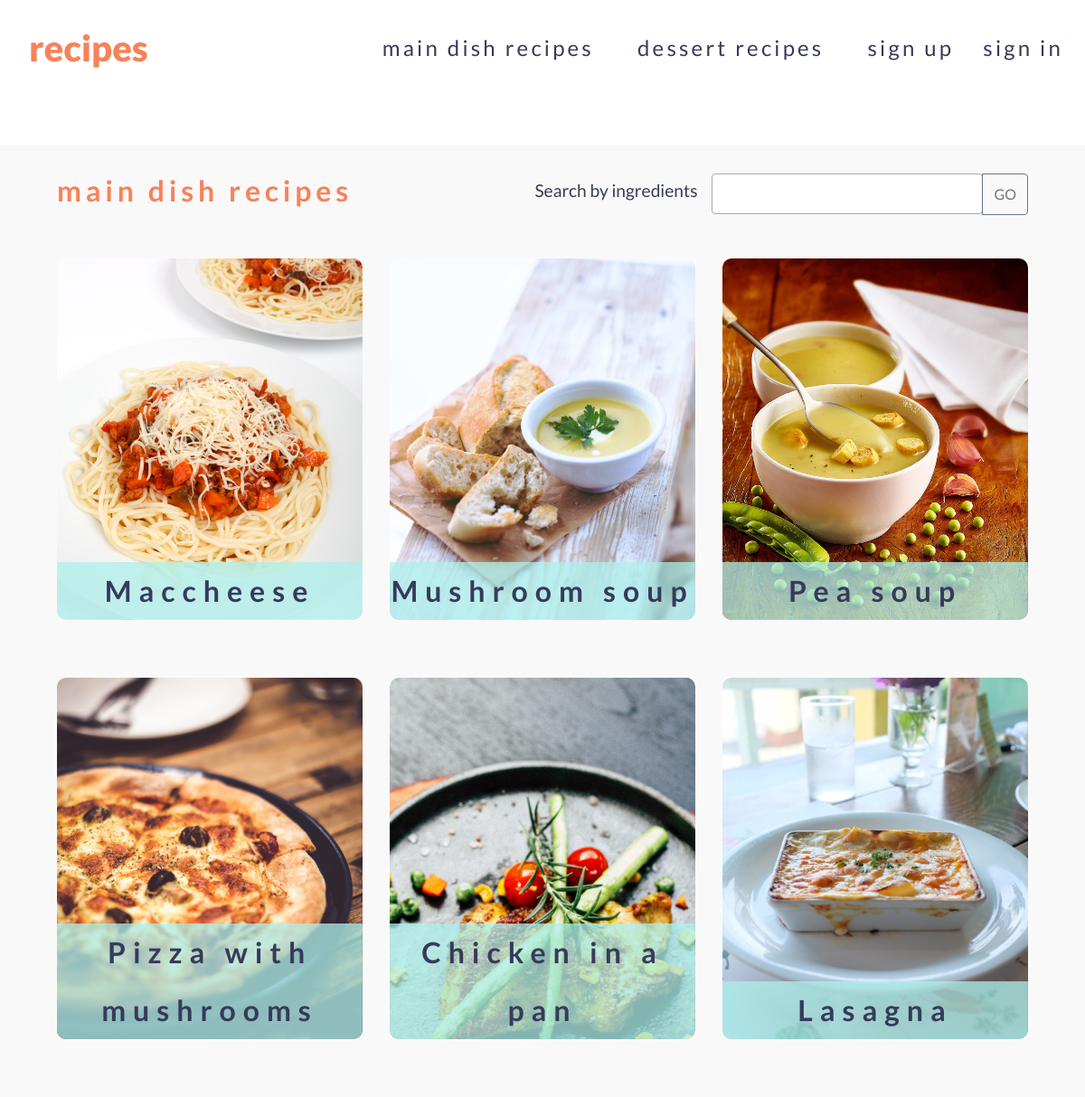
Page /recipes/category/main-dish/ on the committed database.
### recipes/models.py (models this page shows, shortened)
class Categories(models.Model):
    title = models.CharField(max_length=150)
    slug = models.SlugField(max_length=150, unique=True, null=True)
    def get_absolute_url(self):
        return reverse("recipes-category", kwargs={"slug": self.slug})

class Recipes(models.Model):
    title = models.CharField(max_length=150)
    slug = models.SlugField(max_length=150, unique=True, null=True)
    img = models.ImageField(upload_to='photos/recipes/%Y/%m/%d/', blank=True)
    description = models.TextField()
    created_at = models.DateTimeField(auto_now_add=True)
    ingredients = models.ManyToManyField('Ingredients', related_name='RecipeIngredients', through='RecipeList')
    category = models.ForeignKey('Categories', on_delete=models.PROTECT)
    def get_absolute_url(self):
        return reverse("recipe-detail", kwargs={"slug": self.slug})

### recipes/views.py (the view)
# urls.py: path('recipes/category/<str:slug>/', get_category, name='recipes-category'),
def get_category(request, slug):
    recipes = Recipes.objects.filter(category__slug=slug)
    category = Categories.objects.get(slug=slug)
    context = {
        'recipes': recipes,
        'category': category
    }
    return render(request, template_name='recipes/recipes_by_category.html', context=context)

### recipes/templatetags/search.py (called while the page is built)
@register.inclusion_tag("recipes/search_tpl.html")
def search_ingr_bar (slug=None):
    ingredients = Ingredients.objects.all()
    return {
        "ingredients": ingredients,
        "slug" : slug
    }

@register.inclusion_tag("recipes/get_categories_tpl.html")
def get_categories():
    categories = Categories.objects.all()
    return{
        "categories": categories
    }

### recipes/templates/recipes/recipes_by_category.html
{% extends 'base.html' %}
{% load search %}
{% block content %}
    <div class="recipe-dish" id="recipes">
        <div class="row justify-content-between">
            <div class="col-lg-4">
                <h2 class="recipe-heading">{{ category.title }} recipes</h2>
            </div>
            <div class="col-auto">
                {% search_ingr_bar category.slug %}
            </div>
        </div>
        <div class="dishes">
            <div class="row justify-content-center">
                {% for recipe in recipes %}
                    <div class="custom-col col-sm-6 col-md-4">
                        <a href="{{ recipe.get_absolute_url }}" class="">
                            <div class="dish-item">
                                <div class="dish-img"
                                     style="background-image: url('{{ recipe.img.url }}');">
                                    <div class="img-title">{{ recipe.title }}</div>
                                </div>
                            </div>
                        </a>
                    </div>
                {% endfor %}
            </div>
        </div>
    </div>
{%  endblock %}

### templates/base.html (shortened to what this page needs)
{% load static %}
<!DOCTYPE html>
<html lang="en">
<head>
    <link rel="stylesheet" href="https://stackpath.bootstrapcdn.com/bootstrap/4.4.1/css/bootstrap.min.css"
>
    <link rel="stylesheet" href="{% static 'recipes/css/style.css' %}">
</head>
<body>
    {% include 'inc/_navbar.html' %}
    {% block content %}
    {% endblock %}
        <link href="https://cdn.jsdelivr.net/npm/select2@4.1.0-rc.0/dist/css/select2.min.css" rel="stylesheet" />
</body>
</html>

### templates/inc/_navbar.html (shortened to what this page needs)
{% load search %}
<nav id="mainNavbar" class="navbar navbar-custom navbar-expand-lg fixed-top">
    <a class="navbar-brand" href="{% url 'home'%}">recipes</a>
    <div class="collapse navbar-collapse" id="navbarSupportedContent">
        <ul class="navbar-nav ml-auto">
            {% get_categories %}
            {% if request.user.is_authenticated %}
            <li class="nav-item">
                <a class="nav-link scroll" href="{% url 'add-recipe' %}">add recipe</a>
            </li>
            <li class="nav-item">
                <a class="nav-link scroll" href="{% url 'logout' %}">logout</a>
            </li>
            {% else %}
            <li class="nav-item">
                <a id="nav-link-custom" class="nav-link scroll" href="{% url 'sign-up' %}">sign up</a>
            </li>
            <li class="nav-item">
                <a class="nav-link scroll" href="{% url 'sign-in' %}">sign in</a>
            </li>
            {% endif %}
        </ul>
    </div>
</nav>

### recipes/templates/recipes/get_categories_tpl.html
{% for category in categories %}
<li class="nav-item">
    <a class="nav-link scroll" href="{{ category.get_absolute_url }}">{{category.title}} recipes</a>
</li>
{% endfor %}

### recipes/templates/recipes/search_tpl.html (shortened to what this page needs)
{% if slug %}
<form action="{% url 'search-ing-category' slug %}" method="get">
{% else %}
<form action="{% url 'search-ing' %}" method="get">
{% endif %}
    <div class="input-group mb-3">
        <label class="label-search" for="search-ingredients">Search by ingredients</label>
        <div class="input-group-append">
            <button class="btn btn-outline-secondary" type="submit" id="button-addon2">GO</button>
        </div>
    </div>
</form>

### recipes/static/recipes/css/style.css (style rules this page uses)
* { margin: 0; padding: 0; box-sizing: border-box; }
html { font-size: 100%; }
html,body { width: 100%; height: 100%; }
body { padding-top: 80px; font-family: 'Lato', sans-serif; font-weight: 400; font-size: 1.2rem; color: #373A5A; line-height: 2; }
.navbar-custom { padding-left: 0; padding-right:0 ; background-color: rgba(255, 255, 255, 0.6); }
a.navbar-brand { color: #F78259; font-weight: 900; font-size: 40px; padding-left: 2rem; margin-right: 6.25rem; }
a.nav-link { color: #373A5A; margin-right: 1rem; margin-left: 1rem; font-size: 1.5rem; letter-spacing: .2rem; }
#nav-link-custom { margin-right: 0rem; }
.label-search { margin-right: 1rem; }
.row { margin: 0; }
.recipe-heading { letter-spacing: .3rem; color: #F78259; font-weight: 700; }
.recipe-dish { margin-top:5rem; padding: 2rem 3rem; background-color: rgba(241, 238, 238, 0.38); }
.dish-item { margin: 2rem 0; border-radius: 10px; overflow: hidden; }
.dish-img { height:25rem; background-size: cover; background-position:center; border-radius: 0 0 10px 0; position: relative; overflow: hidden; }
.img-title { position: absolute; top:100%; left: 50%; width: 100.1%; text-align: center; font-size: 2rem; letter-spacing: .5rem; font-weight: 700; background-color: rgba(174, 239, 236, 0.753); transform: translate(-50%,-100%); color: #373A5A; }
ul { list-style-type: none; }

### rows in the picture
Categories: title "main dish"
Categories: title "dessert"
Recipes: img (picture), title "Maccheese"
Recipes: img (picture), title "Mushroom soup"
Recipes: img (picture), title "Pea soup"
Recipes: img (picture), title "Pizza with mushrooms"
Recipes: img (picture), title "Chicken in a pan"
Recipes: img (picture), title "Lasagna"
